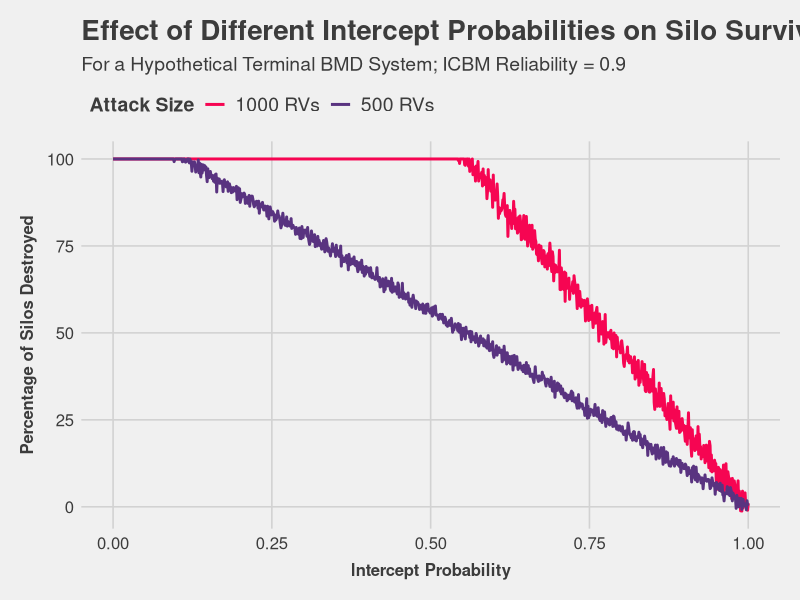

Write R code to recreate this figure. (Note: this script raises an error after producing the figure.)
library(ggplot2)
library(ggthemes)
library(dplyr)
set.seed(123)

# Extra tweaks for plotting
plot_theme <- theme(
    plot.title = element_text(
        size = 20, face = "bold", hjust = 0,
        margin = margin(b = 0.25, unit = "cm")),
    plot.subtitle = element_text(
        size = 14, hjust = 0),
    axis.title.x = element_text(
        size = 12, face = "bold", angle = 0,
        margin = margin(t = 0.25, unit = "cm")),
    axis.title.y = element_text(
        size = 12, face = "bold", angle = 90,
        margin = margin(r = 0.25, unit = "cm")),
    axis.text = element_text(
        size = 12),
    legend.title = element_text(
        size = 14, face = "bold"),
    legend.text = element_text(
        size = 14),
    legend.position = "top",
    legend.justification = "left"
)

terminal_survival <- function(p_int, p_k = 0.9, silos = 400, attack_size) { # nolint
    p_int <- rnorm(1, p_int, sd = 0.01)
    destroyed <- (attack_size * (1 - p_int) * p_k)
    return(destroyed)
}

terminal_surv <- tibble(
    efficiency = seq(0, 1, length.out = 1000),
    silos_1 = sapply(
        efficiency, terminal_survival, attack_size = 500),
    silos_2 = sapply(
        efficiency, terminal_survival, attack_size = 1000)
) %>%
    mutate(
        silos_1 = ifelse(silos_1 > 400, 400, silos_1) / 400 * 100,
        silos_2 = ifelse(silos_2 > 400, 400, silos_2) / 400 * 100
)

colors_3 <- c("500 RVs" = "#593380", "1000 RVs" = "#F60552")

terminal_surv_chart <- ggplot(
    data = terminal_surv,
    aes(x = efficiency)
) +
    geom_line(
        aes(y = silos_2, color = "1000 RVs"),
        linewidth = 1.0
) +
    geom_line(
        aes(y = silos_1, color = "500 RVs"),
        linewidth = 1.0
) +
    labs(
        x = "Intercept Probability",
        y = "Percentage of Silos Destroyed",
        title = "Effect of Different Intercept Probabilities on Silo Survivability", # nolint,
        subtitle = "For a Hypothetical Terminal BMD System; ICBM Reliability = 0.9", # nolint
        color = "Attack Size"
) +
    scale_color_manual(
        values = colors_3
) +
    theme_fivethirtyeight() +
    plot_theme

print(terminal_surv_chart)

layered_survival <- function(p_under, p_over = 0.8, p_k = 0.9, silos = 400, attack_size) { # nolint
    p_under <- rnorm(1, p_under, sd = 0.01)
    destroyed <- attack_size * (1 - p_over) * (1 - p_under) * p_k
    return(destroyed)
}

layered_surv <- tibble(
    efficiency = seq(0, 1, length.out = 1000),
    silos_1 = sapply(
        efficiency, overlay_survival, attack_size = 500),
    silos_2 = sapply(
        efficiency, overlay_survival, attack_size = 1000)
) %>%
    mutate(
        silos_1 = ifelse(silos_1 > 400, 400, silos_1) / 400 * 100,
        silos_2 = ifelse(silos_2 > 400, 400, silos_2) / 400 * 100
)

layered_surv_chart <- ggplot(
    data = overlay_surv,
    aes(x = efficiency)
) +
    geom_line(
        aes(y = silos_2, color = "1000 RVs"),
        linewidth = 1.0
) +
    geom_line(
        aes(y = silos_1, color = "500 RVs"),
        linewidth = 1.0
) +
    labs(
        x = "Intercept Probability",
        y = "Percentage of Silos Destroyed",
        title = "Effect of Different Intercept Probabilities on Silo Survivability", # nolint,
        subtitle = "For a Hypothetical Layered BMD System; Overlay Intercept Probability = 0.8, ICBM Reliability = 0.9", # nolint
        color = "Attack Size"
) +
    scale_color_manual(
        values = colors_3
) +
    theme_fivethirtyeight() +
    plot_theme

print(layered_surv_chart)

ggsave(
    "terminal_survival.png",
    terminal_surv_chart,
    device = "png",
    path = "~/documents/coding/R/missile-defence/assets"
)

ggsave(
    "layered_survival.png",
    layered_surv_chart,
    device = "png",
    path = "~/documents/coding/R/missile-defence/assets"
)